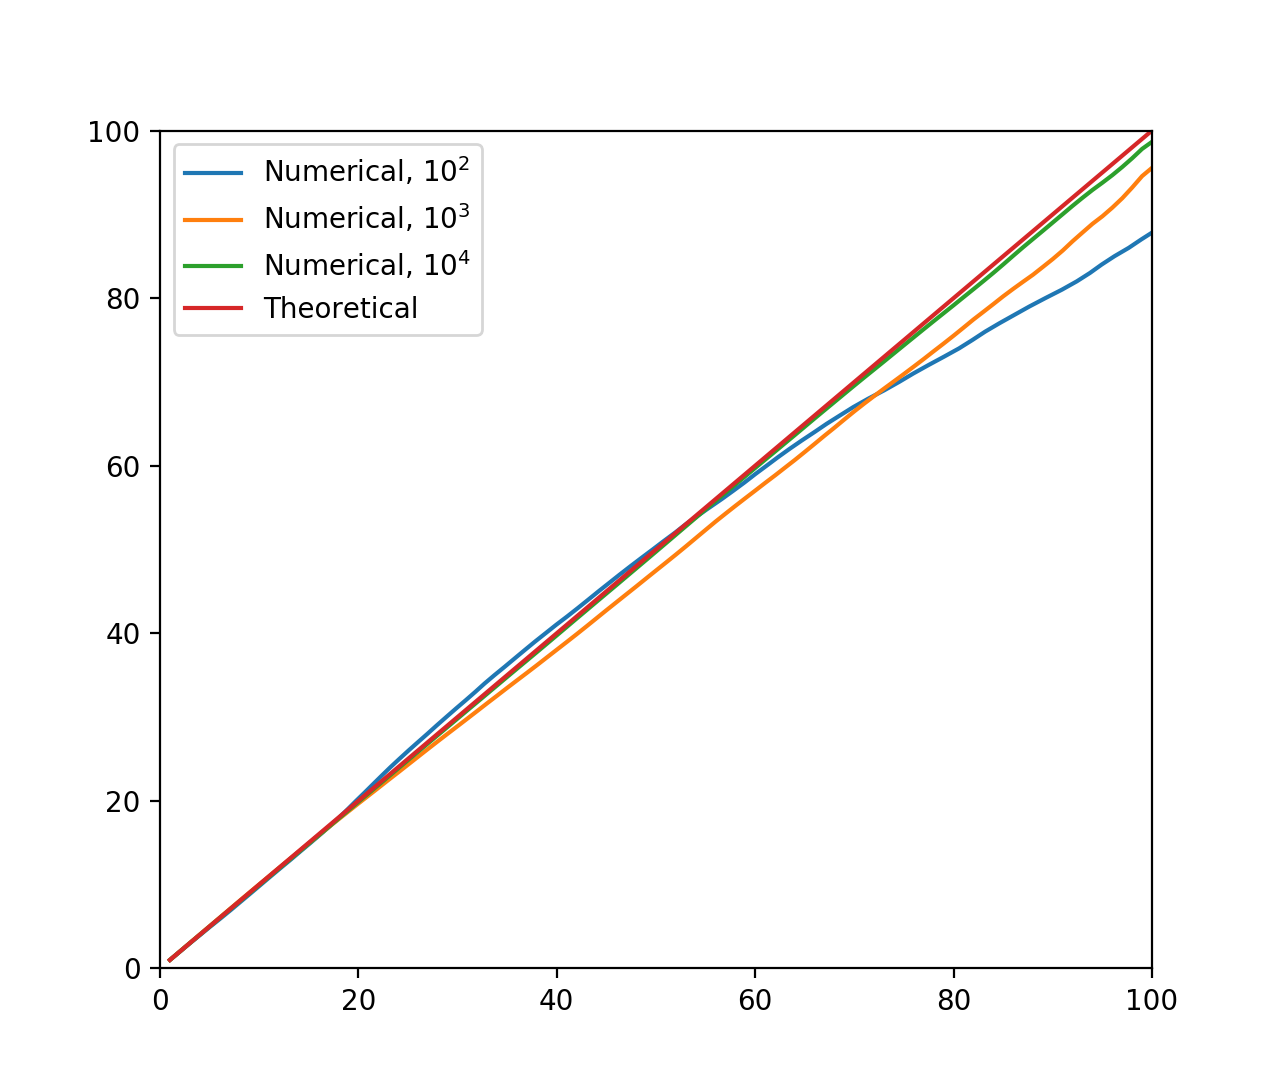

The script that drew this image:
import matplotlib.pyplot as pt

f = open('4_1.dat', encoding = 'utf-8', mode = 'r')
l = [x.strip().split('   ') for x in f]
l1 = l[1:101]
l2 = l[102:202]
l3 = l[203:303]
f.close()

x = [float(z[0]) for z in l1]
y1 = [float(z[1]) for z in l1]
y2 = [float(z[1]) for z in l2]
y3 = [float(z[1]) for z in l3]

pt.plot(y1, x, label = r'Numerical, $10^2$')
pt.plot(x, y2, label = r'Numerical, $10^3$')
pt.plot(x, y3, label = r'Numerical, $10^4$')
pt.plot(x, x, label = 'Theoretical')
pt.legend()
pt.xlim((0, 100))
pt.ylim((0, 100))
pt.show()
